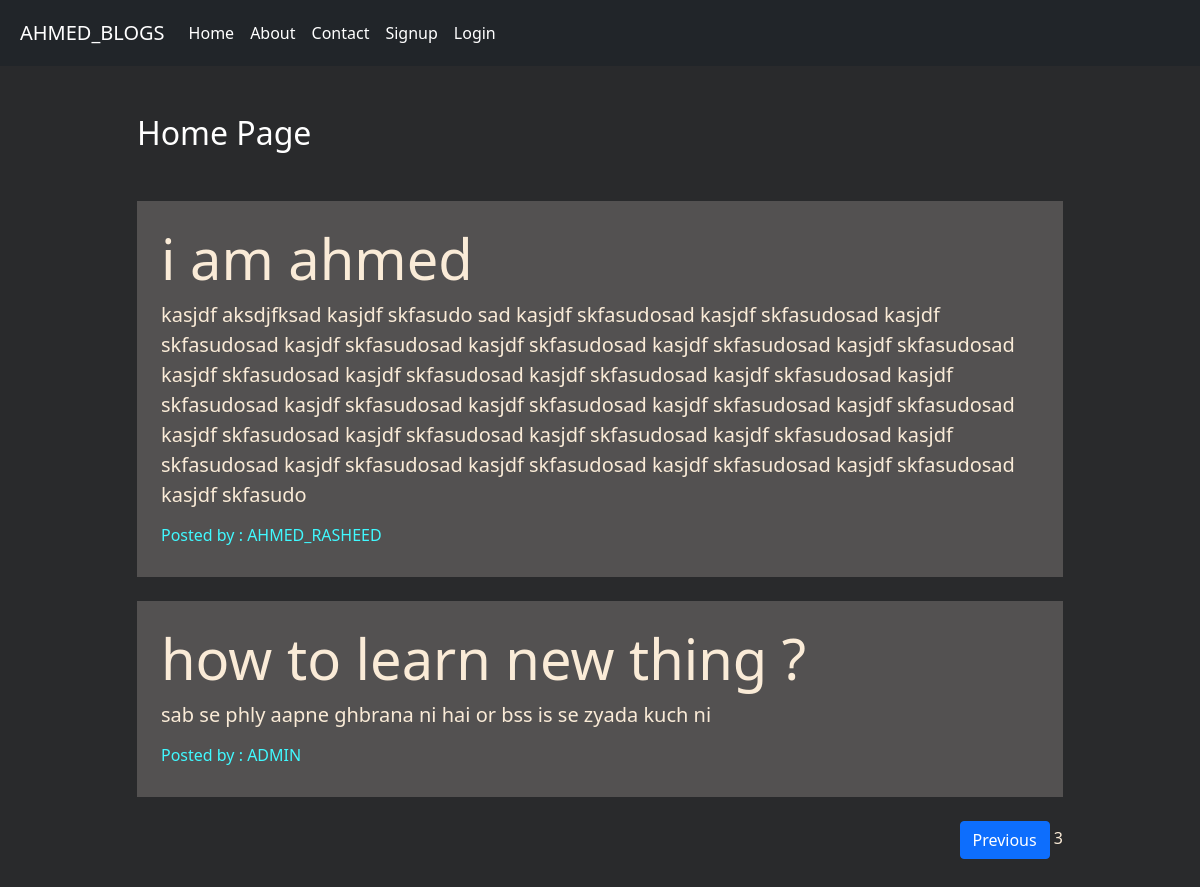
The app's page /?page=3, older data.
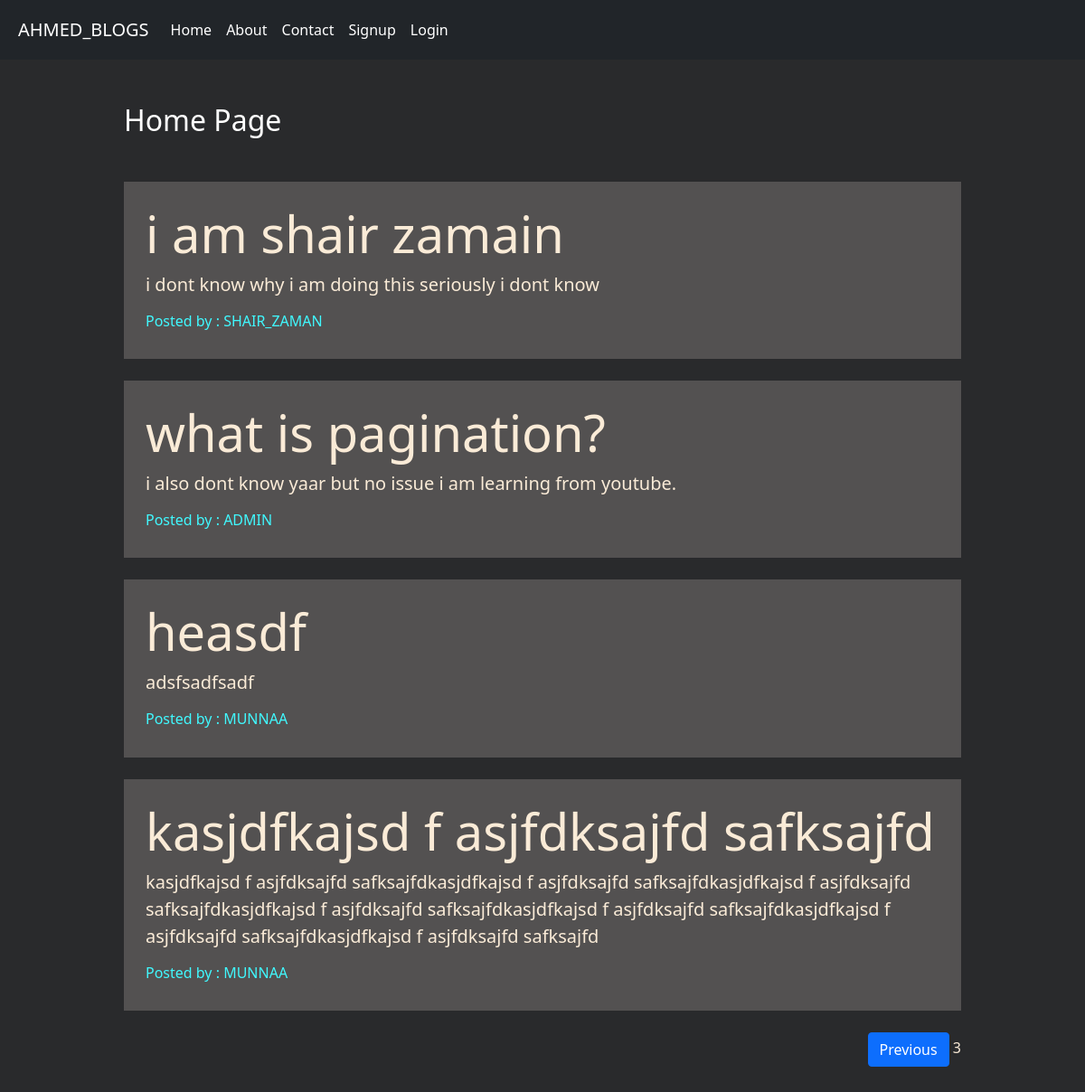
The same page, newer data.
### app1/models.py (models this page shows)
class blogs(models.Model):
    usernamee = models.CharField(max_length=250)
    title = models.CharField(max_length=500,)
    description = models.CharField(max_length=1000)

### app1/views.py (the view)
# urls.py: 2. Add a URL to urlpatterns:  path('', views.home, name='home')
def home(request):
    data = blogs.objects.all().order_by('id')
    page_data = Paginator(data, 3, orphans=1)
    pg_number = request.GET.get('page')
    page_obj = page_data.get_page(pg_number)
    return render(request, 'app1/home.html',{'data':page_obj})

### app1/templates/app1/home.html (shortened to what this page needs)
{% extends "app1/base.html" %}
{% load static %}
{% block content %}
    <div class="col-sm-10 container">
        <h2 class="text-white my-5">Home Page</h2>
        {% for i in data %}
            <div class="jumbotron jumbotron-fluid jumbo-color">
                <div class="container">
                    <br>
                    <h1 class="display-4 font-weight-bold"><b>{{i.title}}</b></h1>
                    <p class="lead">{{i.description}}</p>
                    <h6 style="color:rgb(64, 249, 255)" >Posted by : {{i.usernamee|upper}}</h6>
                    <br>
                </div>
            </div>
            <br>
        {% endfor %}
        <div class="d-flex justify-content-end" >
            <span>
                {% if data.has_previous %}
                    <a class="btn btn-primary" href="?page={{data.previous_page_number}}">Previous</a>
                {% endif %}
                <span> {{data.number}} </span>
            </span>
        </div>
        <br>
        <br>
        <br>
        <br>
        <br>
    </div>
{% endblock content %}

### app1/templates/app1/base.html (shortened to what this page needs)
<!DOCTYPE html>
{% load static %}
<html lang="en">
<head>
    <link rel="stylesheet" href="{% static 'app1/css/bootstrap.css' %}">
    <link rel="stylesheet" href="{% static 'app1/css/style.css' %}">
</head>
<body>
    <nav class="navbar navbar-expand-lg navbar-dark bg-dark" style="height: 1.75cm;" >
        <div class="container-fluid mx-2">
          <a class="navbar-brand" href="{% url 'home' %}">AHMED_BLOGS</a>
          <div class="collapse navbar-collapse" id="navbarSupportedContent">
            <ul class="navbar-nav me-auto mb-2 mb-lg-0">
              <li class="nav-item">
                <a class="nav-link active" aria-current="page" href="{% url 'home' %}">Home</a>
              </li>
              <li class="nav-item">
                <a class="nav-link active" aria-current="page" href="{% url 'about' %}">About</a>
              </li>
              <li class="nav-item">
                <a class="nav-link active" aria-current="page" href="{% url 'contact' %}">Contact</a>
              </li>
              {% if not request.user.is_authenticated %}
                <li class="nav-item">
                  <a class="nav-link active" aria-current="page" href="{% url 'signup' %}">Signup</a>
                </li>
                <li class="nav-item">
                  <a class="nav-link active" aria-current="page" href="{% url 'login' %}">Login</a>
                </li>
              {% endif %}
            </ul>
          </div>
        </div>
      </nav>
        <div class="container">
        <div class="row">
          {% block content %}
          {% endblock content %}
        </div>
      </div>
</body>
</html>

### app1/static/app1/css/style.css (style rules this page uses)
body { background-color: rgb(41, 42, 44); color: antiquewhite; }
.jumbo-color { background-color: rgb(83, 81, 81); }

Row changes from the older to the newer data that the page shows:
no longer on this page (row unchanged): blogs: title "i am ahmed", description "kasjdf aksdjfksad kasjdf skfasudo sad kasjdf skfasudosad kasjdf skfasudosad kasjdf skfasudosad kasjdf skfasudosad kasjdf skfasudosad kasjdf skfasudosad kasjdf skfasudosad kasjdf skfasudosad kasjdf skfasudosad kasjdf skfasudosad kasjdf skfasudosad kasjdf skfasudosad kasjdf skfasudosad kasjdf skfasudosad kasjdf skfasudosad kasjdf skfasudosad kasjdf skfasudosad kasjdf skfasudosad kasjdf skfasudosad kasjdf skfasudosad kasjdf skfasudosad kasjdf skfasudosad kasjdf skfasudosad kasjdf skfasudosad kasjdf skfasudosad kasjdf skfasudo", usernamee "AHMED_RASHEED"
no longer on this page (row unchanged): blogs: title "how to learn new thing ?", description "sab se phly aapne ghbrana ni hai or bss is se zyada kuch ni", usernamee "ADMIN"
added blogs: title "i am shair zamain", description "i dont know why i am doing this seriously i dont know", usernamee "SHAIR_ZAMAN"
added blogs: title "what is pagination?", description "i also dont know yaar but no issue i am learning from youtube.", usernamee "ADMIN"
added blogs: title "heasdf", description "adsfsadfsadf", usernamee "MUNNAA"
added blogs: title "kasjdfkajsd f asjfdksajfd safksajfd", description "kasjdfkajsd f asjfdksajfd safksajfdkasjdfkajsd f asjfdksajfd safksajfdkasjdfkajsd f asjfdksajfd safksajfdkasjdfkajsd f asjfdksajfd safksajfdkasjdfkajsd f asjfdksajfd safksajfdkasjdfkajsd f asjfdksajfd safksajfdkasjdfkajsd f asjfdksajfd safksajfd", usernamee "MUNNAA"
